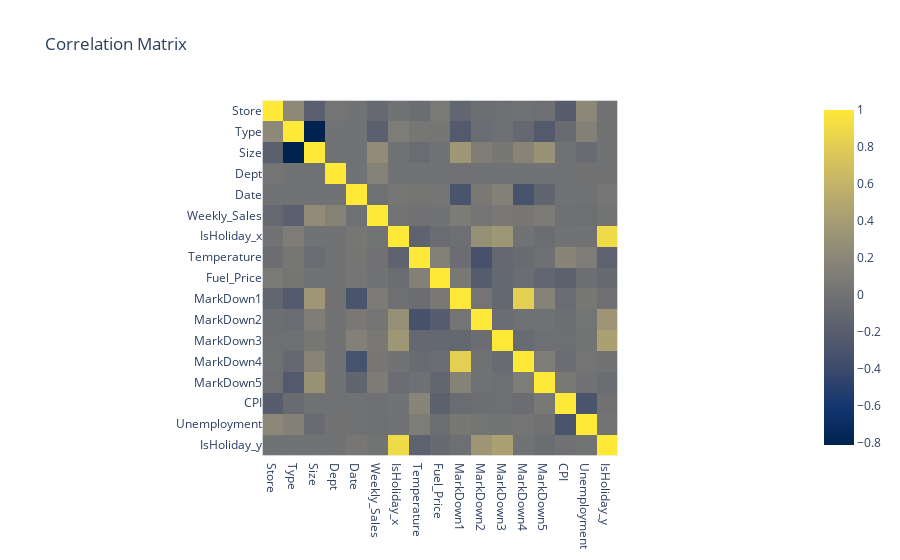

The cell this chart's notebook holds for it:
### Code cell
import plotly.express as px

correlation_matrix = corr_df.corr()
fig = px.imshow(correlation_matrix, color_continuous_scale='Cividis',
                title="Correlation Matrix")
fig.show()

### Figure 1 — Plotly figure (JSON) as saved in the notebook; plotly's stock layout.template omitted (floating-point values rounded to 4 significant figures; data arrays with more than 128 entries replaced by an {"elided": "..."} marker saying what was removed)
{"data": [{"coloraxis": "coloraxis", "hovertemplate": "x: %{x}<br>y: %{y}<br>color: %{z}<extra></extra>", "name": "0", "type": "heatmap", "x": ["Store", "Type", "Size", "Dept", "Date", "Weekly_Sales", "IsHoliday_x", "Temperature", "Fuel_Price", "MarkDown1", "MarkDown2", "MarkDown3", "MarkDown4", "MarkDown5", "CPI", "Unemployment", "IsHoliday_y"], "xaxis": "x", "y": ["Store", "Type", "Size", "Dept", "Date", "Weekly_Sales", "IsHoliday_x", "Temperature", "Fuel_Price", "MarkDown1", "MarkDown2", "MarkDown3", "MarkDown4", "MarkDown5", "CPI", "Unemployment", "IsHoliday_y"], "yaxis": "y", "z": {"elided": "17x17 float values"}}], "layout": {"coloraxis": {"colorscale": [[0, "#00224e"], [0.1111, "#123570"], [0.2222, "#3b496c"], [0.3333, "#575d6d"], [0.4444, "#707173"], [0.5556, "#8a8678"], [0.6667, "#a59c74"], [0.7778, "#c3b369"], [0.8889, "#e1cc55"], [1, "#fee838"]]}, "title": {"text": "Correlation Matrix"}, "xaxis": {"anchor": "y", "constrain": "domain", "domain": [0, 1], "scaleanchor": "y"}, "yaxis": {"anchor": "x", "autorange": "reversed", "constrain": "domain", "domain": [0, 1]}}}
